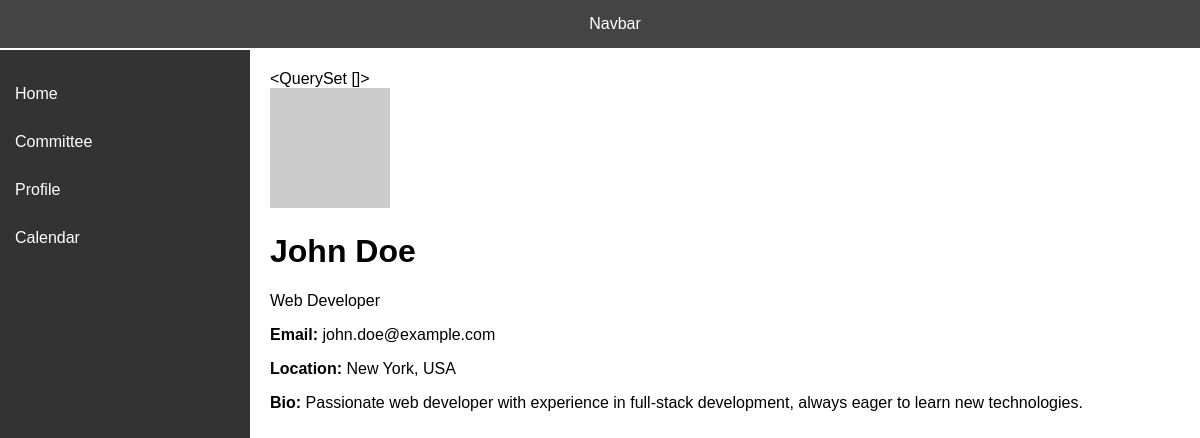
The page /faculty/profile (signed in) on the database as committed earlier.
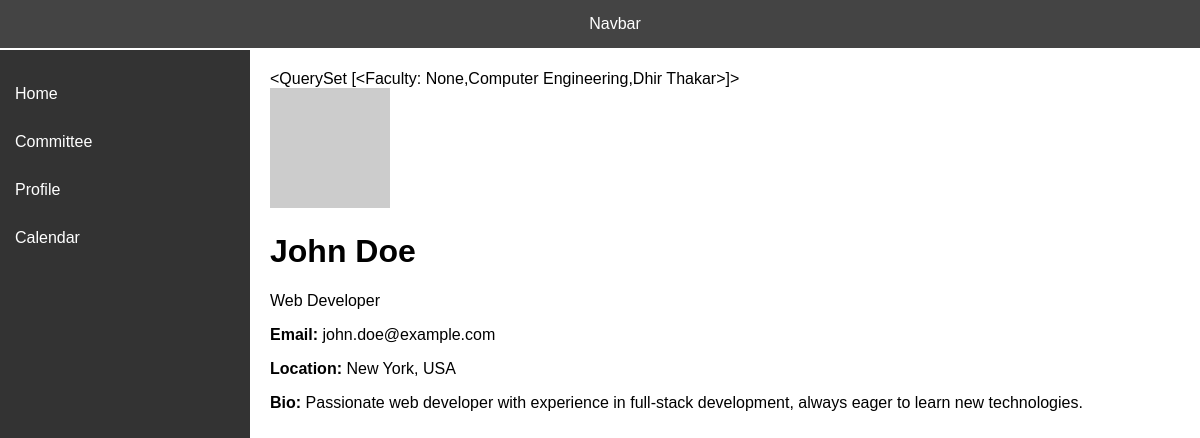
The same page on the database as committed later.
### faculty/models.py (models this page shows, shortened)
class Faculty(models.Model):
    id = models.OneToOneField(UserProfile, on_delete=models.CASCADE, primary_key=True)
    department = models.CharField(max_length=100)
    designation = models.CharField(max_length=100,null=True,blank=True)
    locked_dates = models.JSONField(null=True,blank=True)
    permissions = models.JSONField(default=list,null=True,blank=True)
    def __str__(self):
        return f"{self.id.ssv_id},{self.department},{self.id.full_name}"

### Login/models.py (models this page shows, shortened)
class UserProfile(models.Model):
    ROLE_CHOICES = (
        ('faculty', 'Faculty'),
        ('core_member', 'Core Member'),
        ('member', 'Member'),
        ('non_participating', 'Non Participating')
    )
    id = models.OneToOneField(settings.AUTH_USER_MODEL, on_delete=models.CASCADE, primary_key=True)
    ssv_id = models.IntegerField(null=True, blank=True, unique=True)  # New field
    full_name = models.CharField(max_length=255)
    role = models.CharField(max_length=20, choices=ROLE_CHOICES,default='non_participating')
    profile_picture = models.ImageField(upload_to='profile_pics/', default='profile_pics/default.jpg',null=True, blank=True)
    created_at = models.DateTimeField(auto_now_add=True)
    updated_at = models.DateTimeField(auto_now=True)

### faculty/views.py (the view)
# urls.py: path('profile', views.profile_view, name='profile'),
def profile_view(request):
    data = Faculty.objects.filter(id=request.user.id)
    return render(request, 'profile.html', {'data': data})

### faculty/templates/profile.html (shortened to what this page needs)
{% extends "base.html" %}
    {% block content %}
    {{data}}
    <div class="profile-container">
        <div class="profile-header">
            <img src="https://via.placeholder.com/120" alt="User Profile Picture">
            <h1>John Doe</h1>
            <p>Web Developer</p>
        </div>
        <div class="profile-info">
            <p><strong>Email:</strong> john.doe@example.com</p>
            <p><strong>Location:</strong> New York, USA</p>
            <p><strong>Bio:</strong> Passionate web developer with experience in full-stack development, always eager to learn new technologies.</p>
        </div>
    </div>
    {% endblock content %}

Rows that differ between the two databases and show on the page:
added Faculty: id_id+department "<QuerySet [<Faculty: None,Computer Engineering,Dhir Thakar>]>"
Other text that changed with them:
{{ data }}: "<QuerySet []>" → (not shown)
